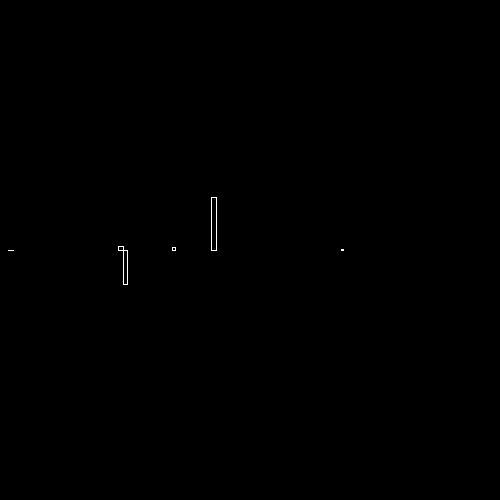
Frame 1 (no input)
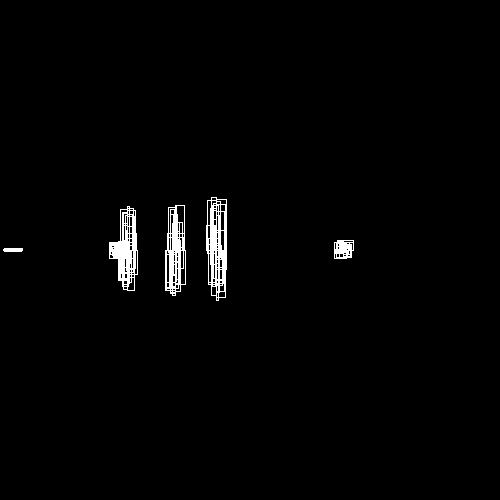
Frame 60 (the mouse pressed at the canvas centre just before this capture)
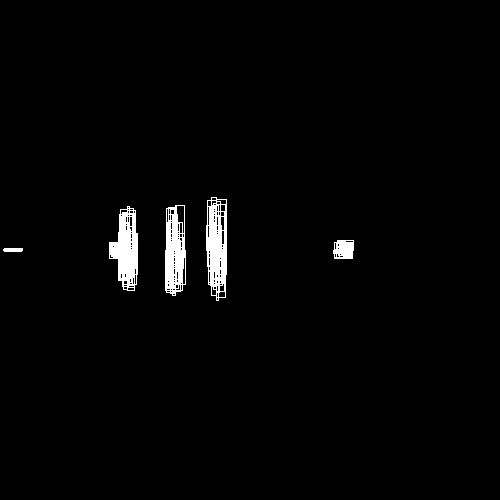
Frame 120 (the mouse held since frame 60 and released just before this capture)

The Processing sketch that drew these frames (run headless with seeded random() and noise(); from frame 60 on, the mouse is pressed at the canvas centre):

// Processing sketch: abstract_walking_b
// ── abstract_walking_b.pde
ArrayList <Line> line;
float periX;
float periY;
float speed = 1;
float col = random(0, 255);
float dist = random(-100, 100);
int counter = 0;
void setup() {
  background(0);
  size (500, 500); 
  line = new ArrayList();
  for (int i=0; i<10; i++) {
    line.add(new Line());
  }
}

void draw() {
  counter++;
  fill(255);
  translate (width/2, height/2);
  periX = (cos(frameCount*0.002)*400);
  periY = (cos(frameCount*0.002)*200);
  // ellipse(0, 0, periX, periY);
  for (Line l1 : line) {
    l1.update();
  }
}

class Line {
  float x;
  float y;
  float speed;
  float a = random(periX);
  float b = random(periY);

  Line () {
    x = random(-400, 400);
    y = random(100);
    speed = 1;
  }

  void update() {
    growth();
    grid();
  }

  void growth() {
    y += (0 - y) * frameCount*0.00005;
    if (y < 1) {
      y = random(-periX, periX);
      x = random(-100, 100);
    }
    if (counter > 240) {
      counter = 200;
      background(0);
      // now send a sound event to sc or ableton
    }
  }

  void grid() {
    fill(255);
    //translate (x, y);
    noFill();
    stroke(255);
    rect (x, b, random(-10, 10), random(-y, y));
    // println(y, x, counter);
  }
}
